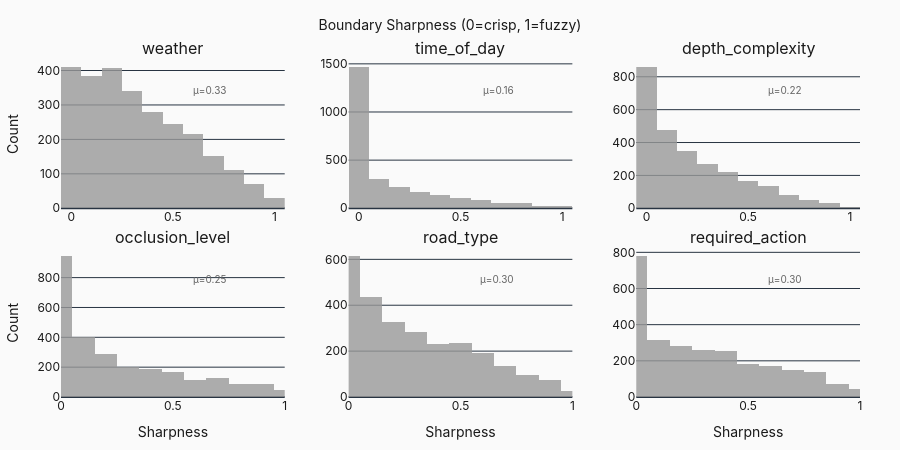

Notebook source saved alongside this figure:
### Markdown cell above
## 2.3 Boundary Sharpness (k-NN)

Sharpness = proportion of k-NN neighbors with different label.
- **0.0** = perfectly crisp boundary
- **1.0** = maximally fuzzy

### Code cell
fig = create_sharpness_histograms(data.scenes, data.embeddings, k=10)
fig.show()

if filters.export_mode.value:
    export_figure_for_print(fig, "fig3_sharpness_histograms")

### Figure 1 — Plotly figure (JSON) as saved in the notebook; plotly's stock layout.template omitted (floating-point values rounded to 4 significant figures; data arrays with more than 128 entries replaced by an {"elided": "..."} marker saying what was removed)
{"data": [{"marker": {"color": "#999999"}, "nbinsx": 20, "opacity": 0.8, "showlegend": false, "x": {"elided": "2647 float values"}, "type": "histogram", "xaxis": "x", "yaxis": "y"}, {"marker": {"color": "#999999"}, "nbinsx": 20, "opacity": 0.8, "showlegend": false, "x": {"elided": "2647 float values"}, "type": "histogram", "xaxis": "x2", "yaxis": "y2"}, {"marker": {"color": "#999999"}, "nbinsx": 20, "opacity": 0.8, "showlegend": false, "x": {"elided": "2647 float values"}, "type": "histogram", "xaxis": "x3", "yaxis": "y3"}, {"marker": {"color": "#999999"}, "nbinsx": 20, "opacity": 0.8, "showlegend": false, "x": {"elided": "2647 float values"}, "type": "histogram", "xaxis": "x4", "yaxis": "y4"}, {"marker": {"color": "#999999"}, "nbinsx": 20, "opacity": 0.8, "showlegend": false, "x": {"elided": "2647 float values"}, "type": "histogram", "xaxis": "x5", "yaxis": "y5"}, {"marker": {"color": "#999999"}, "nbinsx": 20, "opacity": 0.8, "showlegend": false, "x": {"elided": "2647 float values"}, "type": "histogram", "xaxis": "x6", "yaxis": "y6"}], "layout": {"xaxis": {"anchor": "y", "domain": [0.0, 0.28]}, "yaxis": {"anchor": "x", "domain": [0.56, 1.0], "title": {"text": "Count"}}, "xaxis2": {"anchor": "y2", "domain": [0.36, 0.64]}, "yaxis2": {"anchor": "x2", "domain": [0.56, 1.0]}, "xaxis3": {"anchor": "y3", "domain": [0.72, 1.0]}, "yaxis3": {"anchor": "x3", "domain": [0.56, 1.0]}, "xaxis4": {"anchor": "y4", "domain": [0.0, 0.28], "title": {"text": "Sharpness"}, "range": [0, 1]}, "yaxis4": {"anchor": "x4", "domain": [0.0, 0.44], "title": {"text": "Count"}}, "xaxis5": {"anchor": "y5", "domain": [0.36, 0.64], "title": {"text": "Sharpness"}, "range": [0, 1]}, "yaxis5": {"anchor": "x5", "domain": [0.0, 0.44]}, "xaxis6": {"anchor": "y6", "domain": [0.72, 1.0], "title": {"text": "Sharpness"}, "range": [0, 1]}, "yaxis6": {"anchor": "x6", "domain": [0.0, 0.44]}, "annotations": [{"font": {"size": 16}, "showarrow": false, "text": "weather", "x": 0.14, "xanchor": "center", "xref": "paper", "y": 1.0, "yanchor": "bottom", "yref": "paper"}, {"font": {"size": 16}, "showarrow": false, "text": "time_of_day", "x": 0.5, "xanchor": "center", "xref": "paper", "y": 1.0, "yanchor": "bottom", "yref": "paper"}, {"font": {"size": 16}, "showarrow": false, "text": "depth_complexity", "x": 0.86, "xanchor": "center", "xref": "paper", "y": 1.0, "yanchor": "bottom", "yref": "paper"}, {"font": {"size": 16}, "showarrow": false, "text": "occlusion_level", "x": 0.14, "xanchor": "center", "xref": "paper", "y": 0.44, "yanchor": "bottom", "yref": "paper"}, {"font": {"size": 16}, "showarrow": false, "text": "road_type", "x": 0.5, "xanchor": "center", "xref": "paper", "y": 0.44, "yanchor": "bottom", "yref": "paper"}, {"font": {"size": 16}, "showarrow": false, "text": "required_action", "x": 0.86, "xanchor": "center", "xref": "paper", "y": 0.44, "yanchor": "bottom", "yref": "paper"}, {"font": {"color": "#666666", "size": 10}, "showarrow": false, "text": "μ=0.33", "x": 0.75, "xref": "x domain", "y": 0.85, "yref": "y domain"}, {"font": {"color": "#666666", "size": 10}, "showarrow": false, "text": "μ=0.16", "x": 0.75, "xref": "x2 domain", "y": 0.85, "yref": "y2 domain"}, {"font": {"color": "#666666", "size": 10}, "showarrow": false, "text": "μ=0.22", "x": 0.75, "xref": "x3 domain", "y": 0.85, "yref": "y3 domain"}, {"font": {"color": "#666666", "size": 10}, "showarrow": false, "text": "μ=0.25", "x": 0.75, "xref": "x4 domain", "y": 0.85, "yref": "y4 domain"}, {"font": {"color": "#666666", "size": 10}, "showarrow": false, "text": "μ=0.30", "x": 0.75, "xref": "x5 domain", "y": 0.85, "yref": "y5 domain"}, {"font": {"color": "#666666", "size": 10}, "showarrow": false, "text": "μ=0.30", "x": 0.75, "xref": "x6 domain", "y": 0.85, "yref": "y6 domain"}], "font": {"family": "Inter, -apple-system, system-ui, sans-serif", "color": "#1a1a1a", "size": 12}, "title": {"font": {"size": 14, "color": "#1a1a1a"}, "text": "Boundary Sharpness (0=crisp, 1=fuzzy)", "x": 0.5, "xanchor": "center"}, "legend": {"font": {"size": 11}, "bgcolor": "rgba(255,255,255,0.8)", "bordercolor": "#e0e0e0", "borderwidth": 1}, "margin": {"l": 60, "r": 40, "t": 60, "b": 50}, "paper_bgcolor": "#fafafa", "plot_bgcolor": "#fafafa", "height": 450, "showlegend": true}}
